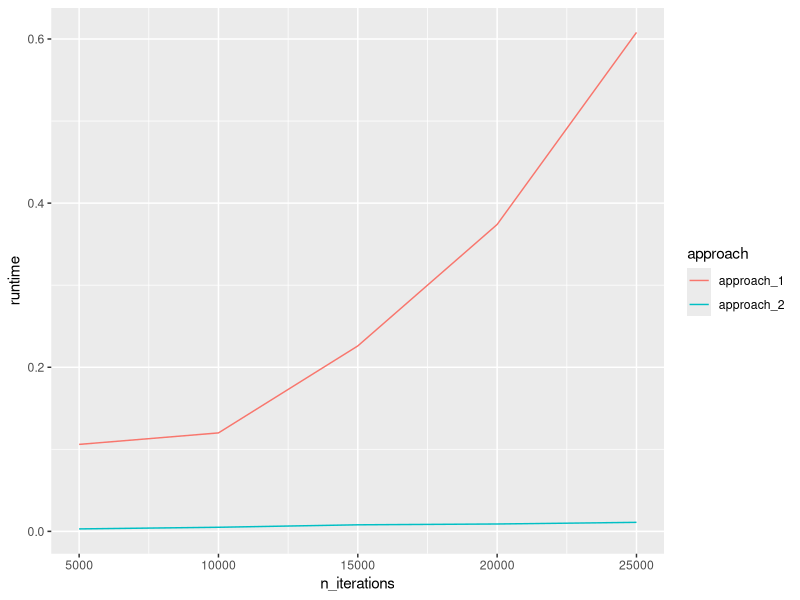

Recreate this plot in R.
## ---- chunk 1
library(tidyverse)
## ---- chunk 2
method1 <- x <- 1:1000
y <- 11:2000
z <- NULL
for (i in 1:length(x)){
  z <- c(z, x[i] + y[i])
}
z
## ---- chunk 3
methods2 <- x <- 1:1000
y <- 11:2000
z <- vector(mode = "double", length=10)
for (i in 1:length(x)){
  z[i] <- x[i] + y[i]
}
z
## ---- chunk 4

## ---- chunk 5
n_iterations <- (1:5)*5000
approach_1 <- vector("double", length(n_iterations))
approach_2 <- vector("double", length(n_iterations))

for (i in 1:length(n_iterations)){
  n <- n_iterations[i]
  vector_of_1 <- NULL
  approach_1[i] <- system.time(
    for (j in 1:n){
      vector_of_1 <- c(vector_of_1, 1)
    }
  )[3]
  vector_of_1 <- vector(mode = "double", length=n)
  approach_2[i] <- system.time(
    for (j in 1:n){
      vector_of_1[j] <- 1
    }
  )[3]
}

tibble(n_iterations, approach_1, approach_2) |>
  pivot_longer(2:3, names_to = "approach", values_to = "runtime") |>
  ggplot(aes(x=n_iterations, y=runtime, color=approach)) +
  geom_line()
